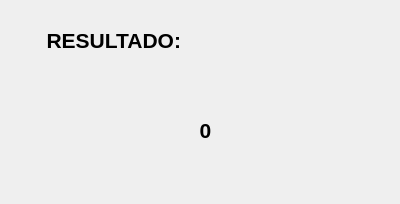
<?xml version="1.0" encoding="UTF-8"?>
<ui version="4.0">
 <class>Dialog</class>
 <widget class="QDialog" name="Dialog">
  <property name="geometry">
   <rect>
    <x>0</x>
    <y>0</y>
    <width>400</width>
    <height>204</height>
   </rect>
  </property>
  <property name="windowTitle">
   <string>Dialog</string>
  </property>
  <widget class="QLabel" name="label">
   <property name="geometry">
    <rect>
     <x>10</x>
     <y>20</y>
     <width>171</width>
     <height>41</height>
    </rect>
   </property>
   <property name="font">
    <font>
     <pointsize>16</pointsize>
     <weight>75</weight>
     <bold>true</bold>
    </font>
   </property>
   <property name="text">
    <string>RESULTADO:</string>
   </property>
   <property name="alignment">
    <set>Qt::AlignRight|Qt::AlignTrailing|Qt::AlignVCenter</set>
   </property>
  </widget>
  <widget class="QLabel" name="txt_resultado">
   <property name="geometry">
    <rect>
     <x>30</x>
     <y>110</y>
     <width>351</width>
     <height>41</height>
    </rect>
   </property>
   <property name="font">
    <font>
     <pointsize>16</pointsize>
     <weight>75</weight>
     <bold>true</bold>
    </font>
   </property>
   <property name="text">
    <string>0</string>
   </property>
   <property name="alignment">
    <set>Qt::AlignCenter</set>
   </property>
  </widget>
 </widget>
 <resources/>
 <connections/>
</ui>
